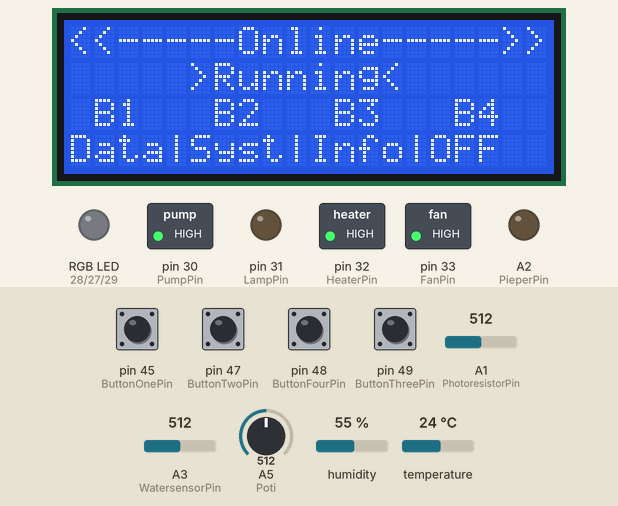
The sketch below on a simulated Arduino Mega 2560, built with avr-gcc and run on an emulated ATmega2560. Parts: 20×4 character LCD, switched loads named in the sketch (green lamp = pin HIGH), an RGB LED mixed from three pins (HIGH = lit), output pins drawn as LEDs (lit = HIGH). Inputs (shaded band) come from the test bench; at power-on: pin 45 (ButtonOnePin), pin 47 (ButtonTwoPin), pin 48 (ButtonFourPin), pin 49 (ButtonThreePin) HIGH, humidity 55 %, A1 (PhotoresistorPin) = 512, A3 (WatersensorPin) = 512, A5 (Poti) = 512, temperature 24 °C. The local clock reads 2024-03-15 10:24:30 at power-on unless the sketch sets it; storage starts empty; what the sketch prints to the serial monitor is not drawn.

Above: at 3.5 s.
3.6 s: pin 45 (ButtonOnePin) pulled LOW for 1 s
At 5.1 s:
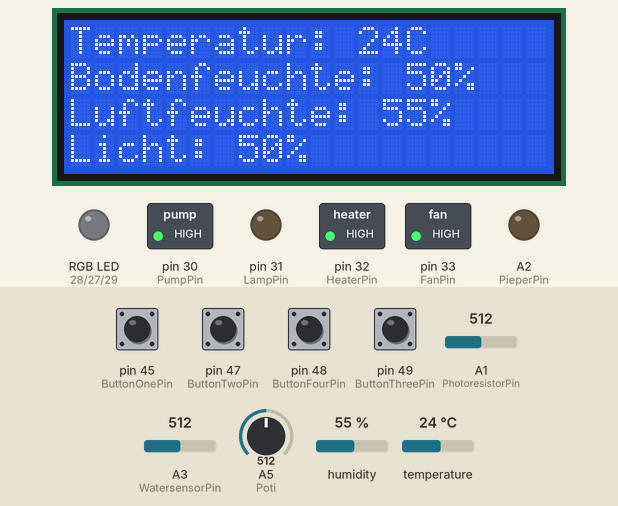
6.1 s: pin 47 (ButtonTwoPin) pulled LOW for 0.25 s
At 6.7 s:
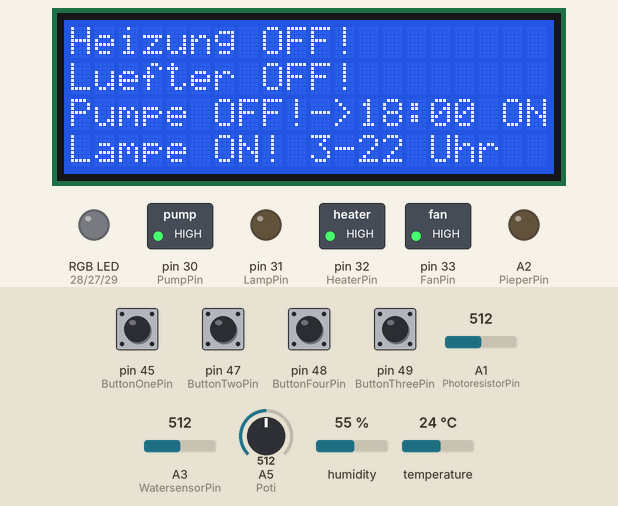
7.9 s: pin 49 (ButtonThreePin) pulled LOW for 0.25 s
At 9.2 s:
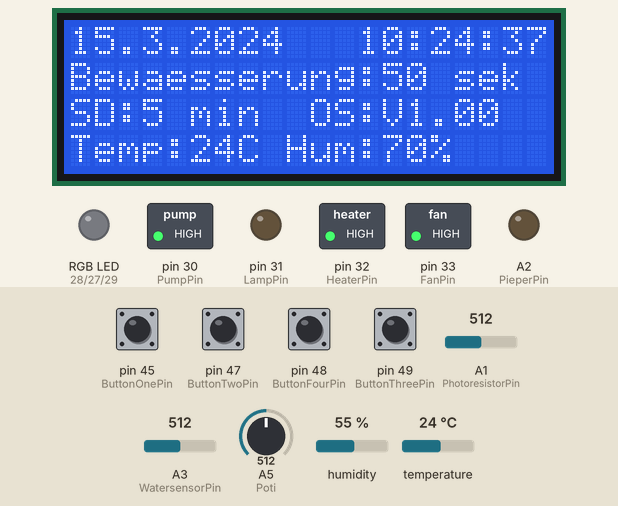
9.6 s: humidity set to 68 %
15.6 s: humidity set to 71 %
At 17.8 s:
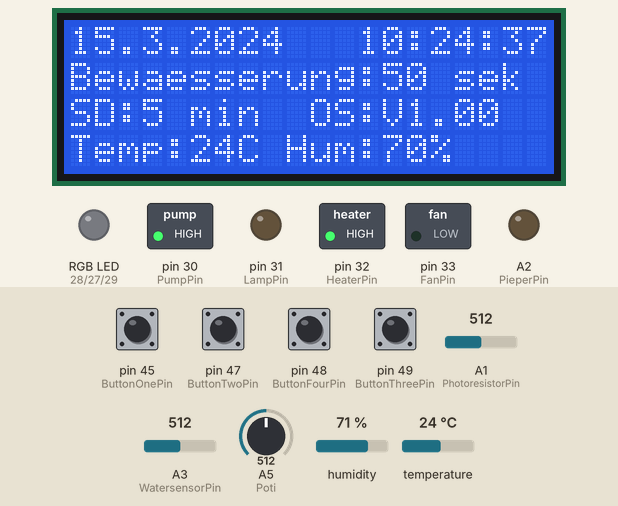
18.1 s: pin 47 (ButtonTwoPin) pulled LOW for 1 s
At 20.0 s:
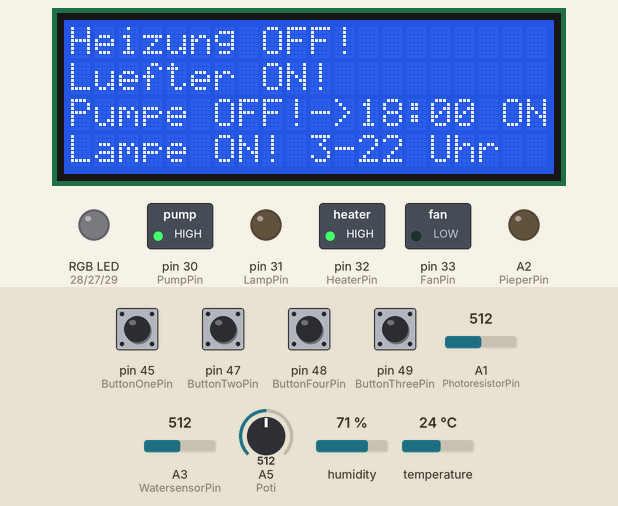
Timing chart, 0 to 21.5 s (numbered marks = the images above; inputs shaded):
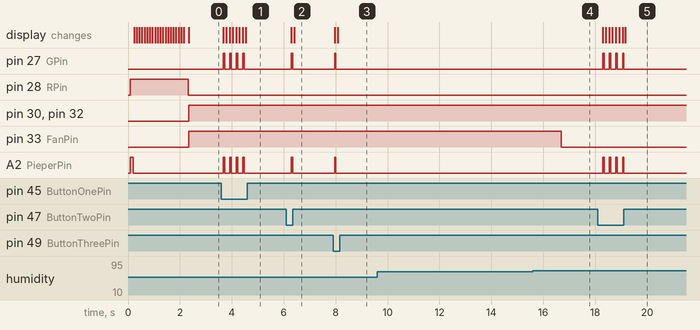

The sketch:

Software.ino
```cpp
#include <Wire.h>
#include <LiquidCrystal_I2C.h>
#include <DHT.h>
#include <DS3231.h>
#include <SD.h>
#include <SPI.h>

//die Pins den Knöpfen zuordnen
#define ButtonOnePin 45
#define ButtonTwoPin 47
#define ButtonThreePin 49
#define ButtonFourPin 48

//die Pins den Relays der Geräte zuordnen
#define FanPin 33
#define LampPin 31
#define PumpPin 30
#define HeaterPin 32

//die Pins den Geräten zuordenen
#define TransmittterPin 39
#define PhotoresistorPin A1
#define PieperPin A2
#define WatersensorPin A3
#define DHT22Pin 5
#define Poti A5

//RGB LED kofigurieren
#define RPin 28
#define GPin 27
#define BPin 29

//Klassen----------------------------------------------------------------------------------------------
DHT dht(DHT22Pin,DHT22);
LiquidCrystal_I2C lcd(0x27,20,4);
DS3231 rtc(SDA, SCL);
File file;
Time t;

//Globale Variablen------------------------------------------------------------------------------------
const int lightStart = 3;
const int lightEnd = 21;
const int pumpTime = 18;
const int pumpFinetune = 60;  //nicht benutzt
const int aimTemp = 24;
const int humidityLimit = 70;
const int moistureLimit = 95;
const float osversion = 1.0;
const unsigned long divi = 1024;
const unsigned long multi = 100;
const String dataFile = "LOG.txt";

unsigned long potiValue;
int temp;
int moisture;
int humidity;
int light;
int pumpTimer;
int button = 0;
int lightTimer;
float pumpDuration;
float potiConv;
float pumpsec;
bool pumpOn = false;
bool lightOn;
bool dhtSensorWorking;
bool sdRep;

//Funktionen-------------------------------------------------------------------------------------------
//Rep-----------------
void repToSerial(){
  Serial.print("Temperatur: ");
  Serial.print(temp);
  Serial.println("C");
  Serial.print("Bodenfeuchtigkeit: ");
  Serial.print(moisture);
  Serial.println("%");
  Serial.print("Luftfeuchtigkeit: ");
  Serial.print(humidity);
  Serial.println("%");
  Serial.print("Licht: ");
  Serial.print(light);
  Serial.println("%");

  if(!digitalRead(HeaterPin)){Serial.println("Heizung ist an!");}
  else{Serial.println("Heizung ist aus!");}

  if(!digitalRead(FanPin)){Serial.println("Lüfter ist an!");}
  else{Serial.println("Lüfter ist aus!");}

  if(!digitalRead(PumpPin)){Serial.println("Pumpe ist an!");}
  else{Serial.println("Pumpe ist aus! 18 Uhr ON");}

  if(!digitalRead(LampPin)){Serial.println("Lampe ist an! 3-22 Uhr");}
  else{Serial.println("Lampe ist aus! 22-3 Uhr");}

  Serial.println("------------------------------");
}

void repToSD(){
  if(((t.min % 5) == 0) and sdRep){
    if(SD.exists(dataFile)){
      file = SD.open(dataFile, FILE_WRITE);
      file.print(String(rtc.getUnixTime(t)));
      file.print(";");
      file.print(t.date);
      file.print("/");
      file.print(t.mon);
      file.print("/");
      file.print(t.year);
      file.print(";");
      file.print(t.hour);
      file.print(":");
      file.print(t.min);
      file.print(";");
      file.print(String(pumpsec));
      file.print(",");
      file.print(String(temp));
      file.print(",");
      file.print(String(moisture));
      file.print(",");
      file.print(String(humidity));
      file.print(",");
      file.println(String(light));
      file.close();
      sdRep = false;
    }
    else{
      lcd.backlight();
      lcd.clear();
      lcd.setCursor(0, 0);
      lcd.print("dataFile existiert nicht!");
      for(int x=0; x<5; x++){
        digitalWrite(PieperPin, HIGH);
        delay(200);
        digitalWrite(PieperPin, LOW);
        delay(100);
      }
      delay(10000);
      lcd.clear();
      lcd.noBacklight();
      sdRep = false;
    }
  }
  else if((t.min % 5) != 0){
    sdRep = true;
  }
}

void repToLcdSensor(){

   lcd.backlight();

  lcd.setCursor(0, 0);
  lcd.print("Temperatur: ");
  lcd.print(temp);
  lcd.print("C");
  lcd.setCursor(0, 1);
  lcd.print("Bodenfeuchte: ");
  lcd.print(moisture);
  lcd.print("%");
  lcd.setCursor(0, 2);
  lcd.print("Luftfeuchte: ");
  lcd.print(humidity);
  lcd.print("%");
  lcd.setCursor(0, 3);
  lcd.print("Licht: ");
  lcd.print(light);
  lcd.print("%");
}

void repToLcdStatus(){
  lcd.backlight();
  lcd.setCursor(0, 0);
  if(!digitalRead(HeaterPin)){lcd.print("Heizung ON!");}
  else{lcd.print("Heizung OFF!");}

  lcd.setCursor(0, 1);
  if(!digitalRead(FanPin)){lcd.print("Luefter ON!");}
  else{lcd.print("Luefter OFF!");}

  lcd.setCursor(0, 2);
  if(!digitalRead(PumpPin)){lcd.print("Pumpe ON!");}
  else{lcd.print("Pumpe OFF!->18:00 ON");}

  lcd.setCursor(0, 3);
  if(!digitalRead(LampPin)){lcd.print("Lampe ON! 3-22 Uhr");}
  else{lcd.print("Lampe OFF! 22-3 Uhr");}
}

void repToLcdInfo(){
  lcd.backlight();
  lcd.setCursor(0, 0);
  lcd.print(t.date);
  lcd.print(".");
  lcd.print(t.mon);
  lcd.print(".");
  lcd.print(t.year);
  lcd.print("   ");
  lcd.print(t.hour);
  lcd.print(":");
  lcd.print(t.min);
  lcd.print(":");
  lcd.print(t.sec);

  lcd.setCursor(0, 1);
  lcd.print("Bewaesserung:");
  lcd.print(int(pumpsec));
  lcd.print(" sek");

  lcd.setCursor(0, 2);
  lcd.print("SD:5 min  OS:V");
  lcd.print(osversion);
  lcd.setCursor(0, 3);
  lcd.print("Temp:");
  lcd.print(aimTemp);
  lcd.print("C ");
  lcd.print("Hum:");
  lcd.print(humidityLimit);
  lcd.print("%");
}

void LcdOff(){
    lcd.noBacklight();
}

void SystCheck(){
  if(temp == 0 or humidity == 0 or moisture == 0 or temp >= 29 or temp <= 17){
    for(int x=0; x<5; x++){
        digitalWrite(PieperPin, HIGH);
        digitalWrite(RPin, HIGH);
        delay(50);
        digitalWrite(PieperPin, LOW);
        digitalWrite(RPin, LOW);
        delay(50);
    }
  }
  else{
    if(temp >= 27 or temp <= 20 or humidity >= 80 or humidity <= 35 or moisture <= 30){
    digitalWrite(GPin, HIGH);
    digitalWrite(RPin, HIGH);
    delay(50);
    digitalWrite(GPin, LOW);
    digitalWrite(RPin, LOW);
    }
  }
}

void alarm(){
  if(dhtSensorWorking){
    lcd.backlight();
    lcd.clear();
    lcd.setCursor(0, 1);
    lcd.print("DHT Sensor funktioniert nicht!");
    for(int x=0; x<5; x++){
      digitalWrite(PieperPin, HIGH);
      delay(100);
      digitalWrite(PieperPin, LOW);
      delay(100);
    }
    delay(10000);
    lcd.clear();
    lcd.noBacklight();
  }
}

void buttonFeedback(){
  lcd.clear();
  digitalWrite(GPin,HIGH);
  digitalWrite(PieperPin,HIGH);
  delay(50);
  digitalWrite(GPin,LOW);
  digitalWrite(PieperPin,LOW);
}

//Controll---------------
void controll(){
    if(temp < aimTemp){
      digitalWrite(HeaterPin, LOW);
      digitalWrite(FanPin, HIGH);
    }
    if(temp > aimTemp +1 ){
      digitalWrite(FanPin, LOW);
      digitalWrite(HeaterPin, HIGH);
    }

    if (temp == aimTemp){
      digitalWrite(FanPin, HIGH);
      digitalWrite(HeaterPin,HIGH);
    }

if((t.hour >= lightStart) and ((t.hour <= lightEnd))){
  digitalWrite(LampPin, LOW);
}
else {digitalWrite(LampPin, HIGH);}

if((t.hour == pumpTime) and  (t.min == 0) and (t.sec == 1) and (moisture < moistureLimit)){
  digitalWrite(PumpPin, LOW);
  digitalWrite(BPin, HIGH);
  digitalWrite(PieperPin,HIGH);
  lcd.clear();
  lcd.setCursor(0, 1);
  lcd.print("Watering...");
  lcd.setCursor(0, 2);
  lcd.print("System paused. wait!");
  delay(100);
  digitalWrite(PieperPin, LOW);
  delay(pumpDuration);
  lcd.clear();
  digitalWrite(PumpPin, LOW);
    }

else{digitalWrite(PumpPin, HIGH);
   digitalWrite(BPin, LOW);}

 if((humidity >= humidityLimit) and dhtSensorWorking){digitalWrite(FanPin, LOW);}

}

void poti(){
  potiConv = (analogRead(Poti))*100UL;
  pumpDuration = (potiConv/1024)*1000UL;
  pumpsec =(potiConv/1024);
}

void setup() {

  // put your setup code here, to run once:
  digitalWrite(RPin, HIGH);
  digitalWrite(PieperPin,HIGH);
  Serial.begin(9600);
  Wire.begin();
  if (!SD.begin(53)) {
    Serial.println("initialization failed!");
    while (1);
  }
  lcd.init();
  dht.begin();
  rtc.begin();

  pinMode(ButtonOnePin, INPUT_PULLUP);
  pinMode(ButtonTwoPin, INPUT_PULLUP);
  pinMode(ButtonThreePin, INPUT_PULLUP);
  pinMode(ButtonFourPin, INPUT_PULLUP);

  pinMode(FanPin, OUTPUT);
  pinMode(LampPin, OUTPUT);
  pinMode(PumpPin, OUTPUT);
  pinMode(HeaterPin, OUTPUT);
  pinMode(PieperPin, OUTPUT);
  pinMode(RPin,OUTPUT);
  pinMode(GPin,OUTPUT);
  pinMode(BPin,OUTPUT);

  t = rtc.getTime();
  file = SD.open(dataFile, FILE_WRITE);
  file.close();
  Serial.print("LOG");
  delay(100);
  digitalWrite(PieperPin,LOW);
  lcd.backlight();
  lcd.setCursor(0, 0);
  lcd.print(">------Online------<");
  lcd.setCursor(0, 2);
  lcd.print("   Starting Code");
  lcd.setCursor(0, 3);
  for(int x=0; x<20; x++){
    lcd.print("=");
    delay(100);
  }
  lcd.clear();
  lcd.setCursor(0, 0);
  lcd.print("<<-----Online----->>");
  lcd.setCursor(0, 1);
  lcd.print("     >Running<");
  lcd.setCursor(0, 2);
  lcd.print(" B1   B2   B3   B4");
  lcd.setCursor(0, 3);
  lcd.print("Data|Syst|Info|OFF");
  digitalWrite(RPin, LOW);
}

void loop(){

  t = rtc.getTime();
  temp = float(dht.readTemperature());
  moisture = int((1 -(float(analogRead(WatersensorPin))) / 1024) * 100);
  humidity = float(dht.readHumidity());
  light = int((float(analogRead(PhotoresistorPin)) / 1024) * 100);

  if (isnan(dht.readTemperature()) || isnan(dht.readHumidity())){
    alarm();
    dhtSensorWorking = false;
    }
  else {dhtSensorWorking = true;}

  controll();

  poti();

  repToSerial();

if(!(digitalRead(ButtonOnePin))){
  buttonFeedback();
  repToLcdSensor();
   }
if(!(digitalRead(ButtonTwoPin))){
  buttonFeedback();
  repToLcdStatus();
   }
if(!(digitalRead(ButtonThreePin))){
  buttonFeedback();
  repToLcdInfo();
}
if(!(digitalRead(ButtonFourPin))){
  buttonFeedback();
  LcdOff();
}

  repToSD();

  SystCheck();

}
```

Measured:
- the behaviour switches between 69 and 70 % on humidity (found by bisection; images 3 and 4)
- after the input at 3.6 s, pin 27 (GPin), A2 (PieperPin): alternates HIGH for 0.05 s and LOW for 0.20 s, 8 changes in all, then stays LOW, starting after 0.08 s; the display: first changes after 0.08 s (image 1 shows a later state)
- after the input at 6.1 s, pin 27 (GPin), A2 (PieperPin): LOW → HIGH after 0.19 s, → LOW 0.05 s later; the display: first changes after 0.19 s (image 2 shows a later state)
- after the input at 7.9 s, pin 27 (GPin), A2 (PieperPin): LOW → HIGH after 0.06 s, → LOW 0.05 s later; the display: first changes after 0.06 s (image 3 shows a later state)
- after the input at 9.6 s, every drawn part: stays the same
- after the input at 15.6 s, pin 33 (FanPin): HIGH → LOW after 1.1 s
- after the input at 18.1 s, pin 27 (GPin), A2 (PieperPin): alternates HIGH for 0.05 s and LOW for 0.20 s, 8 changes in all, then stays LOW, starting after 0.20 s; the display: first changes after 0.20 s (image 5 shows a later state)
